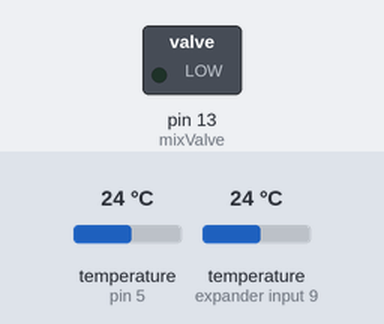
This sketch was run on a simulated Arduino Uno, built with avr-gcc and run on an emulated ATmega328P. On the bench: switched loads named in the sketch (green lamp = pin HIGH). The inputs (shaded band) are chosen by the test bench; at power-on: temperature (sensors on pin 5, expander input 9) 24 °C.

Above: at 0.3 s.
At 13.1 s:
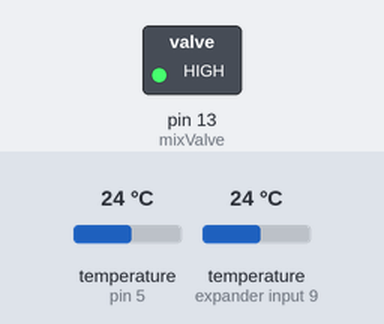
Timing chart, 0 to 14.6 s (numbered marks = the images above):
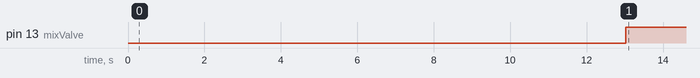

Measured:
- by itself, pin 13 (mixValve): LOW → HIGH at 13.0 s

The sketch:

RadiantControl.ino
```cpp
#include <SmartThings.h>
#include <EEPROM.h>
#include <OneWire.h>
#include <DallasTemperature.h>
#include <SimpleTimer.h>
#include "RadiantControl.h"

#define aref_voltage 3.3         // we tie 3.3V to ARef and measure it with a multimeter!

// Data wire is plugged into pin 8 on the Arduino
#define ONE_WIRE_BUS 5
#define PIN_THING_RX 10
#define PIN_THING_TX 2

// Mixing Valve pins
int mixValvePower = 7;  // the pin to turn on the mixing valve
int mixValve = 13;      // the pin for the mixing valve adjustment

// Setup a oneWire instance to communicate with any OneWire devices
OneWire oneWire(ONE_WIRE_BUS);

// Pass our oneWire reference to Dallas Temperature.
DallasTemperature sensors(&oneWire);

DeviceAddress mixTempSensor = { 0x28, 0xFF, 0x7C, 0x5A, 0x15, 0x14, 0x00, 0x6F };
DeviceAddress returnTempSensor = { 0x28, 0xFF, 0x46, 0xD2, 0x15, 0x14, 0x00, 0x93 };
SmartThingsCallout_t messageCallout;    // call out function forward decalaration
SmartThings smartthing(PIN_THING_RX, PIN_THING_TX, messageCallout, "GenericShield", false);  // constructor

// the timer object
SimpleTimer timer;

byte mixSetpoint = 120;
int mixSTaddr = 0;
int returnTemp = 0;
int mixTemp = 0;
int mixValvePosition = MV_50PERCENT;
bool dirty = false;

bool isDebugEnabled;    // enable or disable debug in this example
int stateNetwork;       // state of the network

void setNetworkStateLED()
{
  SmartThingsNetworkState_t tempState = smartthing.shieldGetLastNetworkState();
  if (tempState != stateNetwork) {
    switch (tempState) {
      case STATE_NO_NETWORK:
        if (isDebugEnabled) Serial.println("NO_NETWORK");
        smartthing.shieldSetLED(2, 0, 0); // red
        break;
      case STATE_JOINING:
        if (isDebugEnabled) Serial.println("JOINING");
        smartthing.shieldSetLED(2, 0, 0); // red
        break;
      case STATE_JOINED:
        if (isDebugEnabled) Serial.println("JOINED");
        smartthing.shieldSetLED(0, 0, 2); // blue
        break;
      case STATE_JOINED_NOPARENT:
        if (isDebugEnabled) Serial.println("JOINED_NOPARENT");
        smartthing.shieldSetLED(2, 0, 2); // purple
        break;
      case STATE_LEAVING:
        if (isDebugEnabled) Serial.println("LEAVING");
        smartthing.shieldSetLED(2, 0, 0); // red
        break;
      default:
      case STATE_UNKNOWN:
        if (isDebugEnabled) Serial.println("UNKNOWN");
        smartthing.shieldSetLED(2, 0, 0); // red
        break;
    }
    stateNetwork = tempState;
  }
}

void initSetpoints()
{
  byte value = EEPROM.read(mixSTaddr);
  if (value == 0) {
    EEPROM.write(mixSTaddr, mixSetpoint);
  }
  else {
    mixSetpoint = value;
  }
  Serial.print("Mix Temp Setpoint = ");
  Serial.print(mixSetpoint);

  dirty = true;
}

void updateTemps()
{
  sensors.requestTemperatures();
  smartthing.run();
  int temp = sensors.getTempF(mixTempSensor);
  if (temp != mixTemp) {
    dirty = true;
    mixTemp = temp;
    Serial.print("Mix Temp = ");
    Serial.print(mixTemp);
    Serial.print("\n\r");
  }
  smartthing.run();
  temp = sensors.getTempF(returnTempSensor);
  if (temp != returnTemp) {
    dirty = true;
    returnTemp = temp;
    Serial.print("Return Temp = ");
    Serial.print(returnTemp);
    Serial.print("\n\r");
  }
}

void updateSmartthings()
{
  if (stateNetwork != STATE_JOINED)
    return;

  if (dirty) {
    smartthing.send("mixTemp " + String(mixTemp));
    delay(250);
    smartthing.send("returnTemp " + String(returnTemp));
    delay(250);
    smartthing.send("mixSetpoint " + String(mixSetpoint));
    delay(250);

    float tmp = ((float)mixValvePosition/(float)MV_100PERCENT) * 100.0 + 0.5;
    smartthing.send("mixValvePosition " + String((int) tmp));
    delay(250);
    dirty = false;
  }
}

//*****************************************************************************
void messageCallout(String message)
{
  // if debug is enabled print out the received message
  if (isDebugEnabled) {
    Serial.print("Received message: '");
    Serial.print(message);
    Serial.println("' ");
  }

  if (message.equals("refresh")) {
    updateTemps();
    dirty = true;
  }

  if (message.startsWith("mixSetpoint")) {
    int i = message.indexOf(" ");
    String str = message.substring(i);
    mixSetpoint = str.toInt();
    if (isDebugEnabled) {
      Serial.println("Setting mixSetpoint to: " + str);
    }
  }
}

//*****************************************************************************
void setup(void)
{
  // setup default state of global variables
  isDebugEnabled = false;
  stateNetwork = STATE_JOINED;  // set to joined to keep state off if off

  if (isDebugEnabled) {
    // setup debug serial port
    Serial.begin(9600);         // setup serial with a baud rate of 9600
    while (!Serial) {
      ;   // wait for serial port to connect. Needed for Leonardo only
    }
    Serial.println("setup..");  // print out 'setup..' on start
  }

  // Start up the library
  sensors.begin();
  // set the resolution to 10 bit (good enough?)
  sensors.setResolution(mixTempSensor, 9);
  sensors.setResolution(returnTempSensor, 9);
  initSetpoints();
  updateTemps();
  timer.setInterval(5000, updateTemps);
  timer.setInterval(30000, adjustMixValve);

  // declare mixValve to be an output:
  pinMode(mixValvePower, OUTPUT);
  pinMode(mixValve, OUTPUT);
  analogWrite(mixValve, MV_50PERCENT);
  digitalWrite(mixValvePower, LOW);

  // If you want to set the aref to something other than 5v
  analogReference(EXTERNAL);
}


void loop(void)
{
  // run smartthing logic
  smartthing.run();
  timer.run();
  setNetworkStateLED();
  updateSmartthings();
}

void adjustMixValve()
{
  Serial.println("Pump is running - adjust mixing valve");

  if (mixTemp < mixSetpoint) {
    increaseMixingValvePosition();
  }
  else if (mixTemp > mixSetpoint) {
    // lower mixing valve adjustment
    decreaseMixingValvePostion();
  }
}

void increaseMixingValvePosition()
{
  int newPos = mixValvePosition + 5;
  if (newPos > MV_100PERCENT)
    newPos = MV_100PERCENT;
  mixValvePosition = newPos;
  analogWrite(mixValve, mixValvePosition);
  dirty = true;
}

void decreaseMixingValvePostion()
{
  int newPos = mixValvePosition - 5;
  if (newPos < MV_0PERCENT)
    newPos = MV_0PERCENT;
  mixValvePosition = newPos;
  analogWrite(mixValve, mixValvePosition);
  dirty = true;
}
```

RadiantControl.h
```cpp
#define MV_0PERCENT 0
#define MV_5PERCENT 6
#define MV_10PERCENT 19
#define MV_15PERCENT 31
#define MV_20PERCENT 43
#define MV_25PERCENT 56
#define MV_30PERCENT 69
#define MV_35PERCENT 81
#define MV_40PERCENT 94
#define MV_45PERCENT 107
#define MV_50PERCENT 120
#define MV_55PERCENT 132
#define MV_60PERCENT 145
#define MV_65PERCENT 158
#define MV_70PERCENT 171
#define MV_75PERCENT 184
#define MV_80PERCENT 197
#define MV_85PERCENT 210
#define MV_90PERCENT 223
#define MV_95PERCENT 236
#define MV_100PERCENT 255
```
